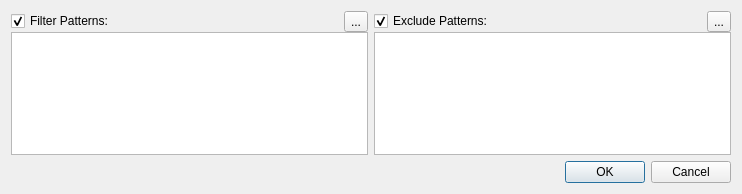
<?xml version="1.0" encoding="UTF-8"?>
<ui version="4.0">
 <class>InputFilterDialog</class>
 <widget class="QDialog" name="InputFilterDialog">
  <property name="geometry">
   <rect>
    <x>0</x>
    <y>0</y>
    <width>742</width>
    <height>194</height>
   </rect>
  </property>
  <property name="windowTitle">
   <string>Filter/Exclude Patterns</string>
  </property>
  <layout class="QGridLayout" name="gridLayout">
   <item row="0" column="0">
    <layout class="QVBoxLayout" name="verticalLayout">
     <property name="spacing">
      <number>0</number>
     </property>
     <item>
      <layout class="QHBoxLayout" name="horizontalLayout">
       <item>
        <widget class="QCheckBox" name="filterCheckBox">
         <property name="text">
          <string>Filter Patterns:</string>
         </property>
         <property name="checked">
          <bool>true</bool>
         </property>
        </widget>
       </item>
       <item>
        <spacer name="horizontalSpacer">
         <property name="orientation">
          <enum>Qt::Horizontal</enum>
         </property>
         <property name="sizeHint" stdset="0">
          <size>
           <width>40</width>
           <height>20</height>
          </size>
         </property>
        </spacer>
       </item>
       <item>
        <widget class="QToolButton" name="addFilterBtn">
         <property name="text">
          <string>...</string>
         </property>
         <property name="icon">
          <iconset resource="../charset-tool.qrc">
           <normaloff>:/images/list-add.png</normaloff>:/images/list-add.png</iconset>
         </property>
         <property name="iconSize">
          <size>
           <width>24</width>
           <height>24</height>
          </size>
         </property>
        </widget>
       </item>
      </layout>
     </item>
     <item>
      <widget class="EditableListWidget" name="filterListWidget"/>
     </item>
    </layout>
   </item>
   <item row="0" column="1">
    <layout class="QVBoxLayout" name="verticalLayout_2">
     <property name="spacing">
      <number>0</number>
     </property>
     <item>
      <layout class="QHBoxLayout" name="horizontalLayout_2">
       <item>
        <widget class="QCheckBox" name="excludeCheckBox">
         <property name="text">
          <string>Exclude Patterns:</string>
         </property>
         <property name="checked">
          <bool>true</bool>
         </property>
        </widget>
       </item>
       <item>
        <spacer name="horizontalSpacer_2">
         <property name="orientation">
          <enum>Qt::Horizontal</enum>
         </property>
         <property name="sizeHint" stdset="0">
          <size>
           <width>40</width>
           <height>20</height>
          </size>
         </property>
        </spacer>
       </item>
       <item>
        <widget class="QToolButton" name="addExcludeBtn">
         <property name="text">
          <string>...</string>
         </property>
         <property name="icon">
          <iconset resource="../charset-tool.qrc">
           <normaloff>:/images/list-add.png</normaloff>:/images/list-add.png</iconset>
         </property>
         <property name="iconSize">
          <size>
           <width>24</width>
           <height>24</height>
          </size>
         </property>
        </widget>
       </item>
      </layout>
     </item>
     <item>
      <widget class="EditableListWidget" name="excludeListWidget"/>
     </item>
    </layout>
   </item>
   <item row="1" column="1">
    <widget class="QDialogButtonBox" name="buttonBox">
     <property name="orientation">
      <enum>Qt::Horizontal</enum>
     </property>
     <property name="standardButtons">
      <set>QDialogButtonBox::Cancel|QDialogButtonBox::Ok</set>
     </property>
    </widget>
   </item>
  </layout>
 </widget>
 <customwidgets>
  <customwidget>
   <class>EditableListWidget</class>
   <extends>QListWidget</extends>
   <header>editable_list_widget.h</header>
  </customwidget>
 </customwidgets>
 <resources>
  <include location="../charset-tool.qrc"/>
 </resources>
 <connections>
  <connection>
   <sender>buttonBox</sender>
   <signal>accepted()</signal>
   <receiver>InputFilterDialog</receiver>
   <slot>accept()</slot>
   <hints>
    <hint type="sourcelabel">
     <x>248</x>
     <y>254</y>
    </hint>
    <hint type="destinationlabel">
     <x>157</x>
     <y>274</y>
    </hint>
   </hints>
  </connection>
  <connection>
   <sender>buttonBox</sender>
   <signal>rejected()</signal>
   <receiver>InputFilterDialog</receiver>
   <slot>reject()</slot>
   <hints>
    <hint type="sourcelabel">
     <x>316</x>
     <y>260</y>
    </hint>
    <hint type="destinationlabel">
     <x>286</x>
     <y>274</y>
    </hint>
   </hints>
  </connection>
 </connections>
</ui>
